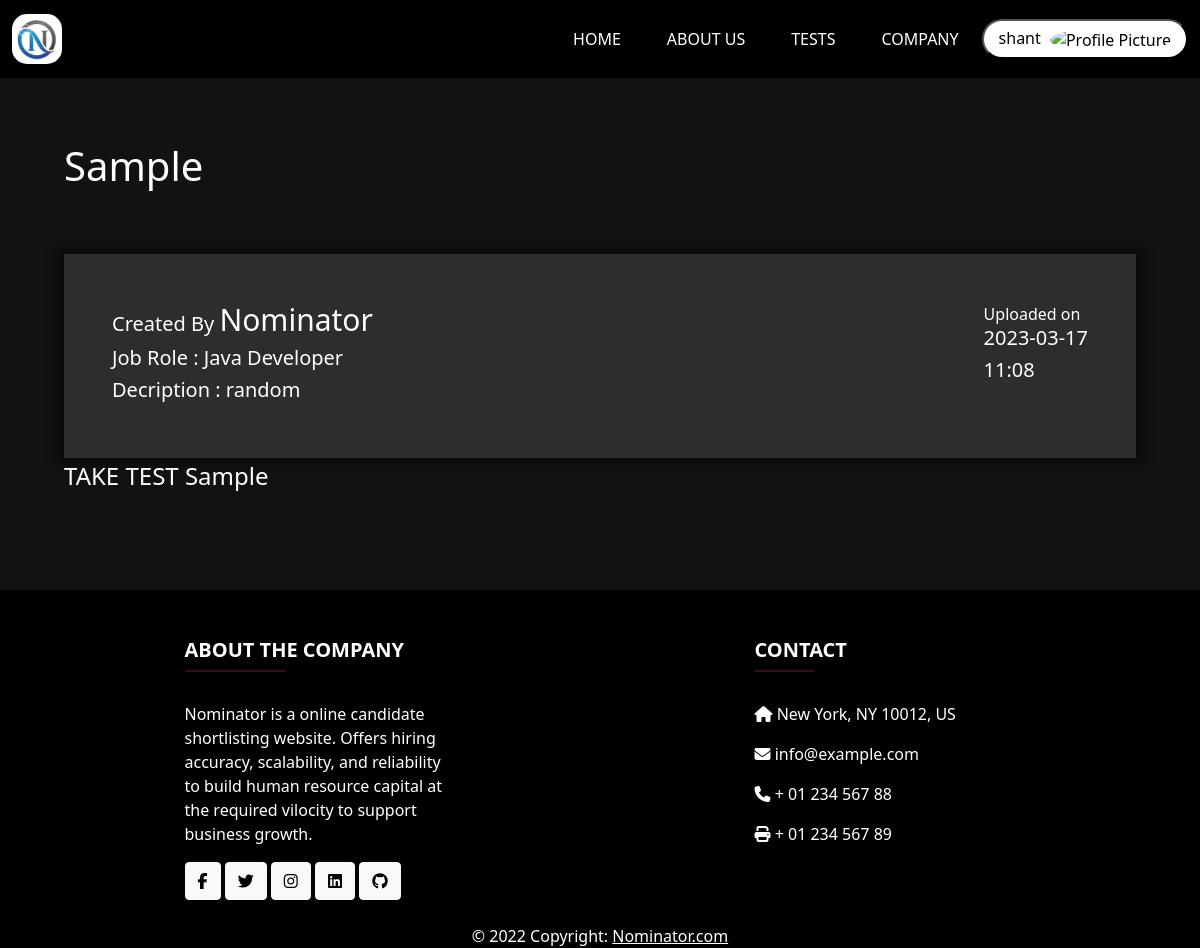
The page /test/4 (signed in) on the database its author committed.
### models.py (models this page shows, shortened)
class Candidate(db.Model, UserMixin):
    username = db.Column(db.String(100), primary_key=True)
    email = db.Column(db.String(100), unique=True, nullable=False)
    password = db.Column(db.String(100), unique=True, nullable=False)
    firstname = db.Column(db.String(100), nullable=False)
    lastname = db.Column(db.String(100))
    linkedin = db.Column(db.String(100))
    github = db.Column(db.String(100))
    resume = db.Column(db.String(200), default=False)
    gender = db.Column(db.Enum(CandidateGender))
    about_me = db.Column(db.String(500), nullable = True)
    profile_pic = db.Column(db.String(200) , nullable = True , default = 'default_pic.jpg')
    skills = db.relationship('Skill', secondary="candidate_skills", backref='candidate', lazy=True)

class TechnicalTest(db.Model):
    id = db.Column(db.Integer, primary_key=True)
    name = db.Column(db.String(255), nullable=False)
    description = db.Column(db.Text, nullable=True)
    owner_company = db.Column(db.String(100), db.ForeignKey("company.username"))
    duration = db.Column(db.Integer, nullable=False)
    created_at = db.Column(db.DateTime, nullable=False, default=datetime.utcnow)
    job_role = db.Column(db.String(255), nullable=False)
    is_public = db.Column(db.Boolean, nullable=False)
    questions = db.relationship('TechnicalQuestion', secondary="question_test", backref='technical_test')

### views.py (the view)
@app.route('/test/<int:id>' , methods=['GET', 'POST'])
@login_required
def test_detail(id):
    test = TechnicalTest.query.filter_by(id=id).first()
    if request.method=="POST":
        return redirect(url_for('personality-test'))
    return render_template('test_detail.html', test=test)

### app.py (called while the page is built)
@login_manager.user_loader
def load_user(username):
    user = Company.query.filter_by(username=username).first()
    if not user:
        user = Candidate.query.filter_by(username=username).first()
    return user

### templates/test_detail.html (shortened to what this page needs)
{% extends 'base.html' %}
{% block css %}
    <link rel="stylesheet" href="{{ url_for('static', filename='css/test_detail.css') }}">
{% endblock %}
{% block body %}
<div class="test_detail-body">
    <div class="test-detail-main-container">
        <div class="test-detail-head-left">
            <div class="test-detail-head">
                <h1>{{test.name}}</h1>
            </div>
            <div class="test-detail-container">
                <div class="test-detail-container-left">
                    <span>
                        <h5>Created By <a class="company-name" href="/company-detail/{{test.owner_company}}">{{ test.owner_company }}</a> </h5>
                    </span>
                    <h5>Job Role : {{test.job_role}}</h5>
                    <h5>Decription : {{test.description}}</h5>
                </div>
                <div class="test-detail-container-right">
                    <span>
                        Uploaded on
                    </span>
                    <h5>{{test.created_at.strftime('%Y-%m-%d')}}</h5>
                    <h5>{{test.created_at.strftime('%H:%M')}}</h5>
                </div>
            </div>
            <a class="company-name" href="/take-test/{{test.id}}">TAKE TEST {{test.name}}</a>
        </div>
    </div>
</div>
{% endblock %}

### templates/navbar.html (shortened to what this page needs)
{% block css %}
    <link rel="stylesheet" href="{{url_for('static', filename='css/navbar.css')}}">
{% endblock %}
<nav class="navbar sticky-top navbar-expand-md navbar-light bg-dark">
    <div class="container-fluid">
        <a href="/" class="navbar-brand">
            <img id="logo" src="{{url_for('static', filename='img/logo.png')}}" width="50" height="50" alt="CoolBrand">
        </a>
        <div class="collapse navbar-collapse" id="navbarCollapse">
            <div class="navbar-nav ms-auto">
                <a href="/" id="clickid1" class="nav-item nav-link">Home</a>
                <a href="/about" id="clickid2" class="nav-item nav-link">About Us</a>
                <a href="/tests" id="clickid3" class="nav-item nav-link">Tests</a>
                <a href="/company" id="clickid4" class="nav-item nav-link">Company</a>
                {% if current_user.is_authenticated %}
                {% if user_class == 'company' %}
                <div class="profile-div">
                    <button class="btn-profile nav-item" onclick="showDropdown()">
                        {{current_user.company_name}}<img src="/uploads/ProfilePic/{{ company_logo }}" class="pro-pic" alt="Profile Picture" >
                    </button>
                    <div class="dropdown-profile">
                        <a class="dropdown-content" href="{{url_for('Company_profile' , username = current_user.username) }}">Profile</a>
                        <a class="dropdown-content" href="{{ url_for('auth.logout') }}">Logout</a>
                    </div>
                </div>
                {% elif user_class == 'candidate' %}
                <div class="profile-div">
                    <button class="btn-profile nav-item" onclick="showDropdown()">
                        {{current_user.username}}
                        {% if profile_pic %}
                        <img src="/uploads/ProfilePic/{{ profile_pic }}" class="pro-pic" alt="Profile Picture" >
                        {% else %}
                        <img src="/static/img/default_user.png" class="pro-pic" alt="Profile Picture" >
                        {% endif %}
                    </button>
                </div>
                {% endif %}
                {% endif %}
            </div>
        </div>
    </div>
</nav>

### static/css/test_detail.css (style rules this page uses)
.test-detail-main-container { padding: 4em; }
.test-detail-head { margin-bottom: 4em; }
.test-detail-head-left { margin-bottom: 2em; }
.test-detail-container { padding: 3em; box-shadow: 0 0 10px 5px #090909; background-color: #2e2c2c; display: flex; }
.test-detail-container-left { flex: 1; }
.company-name { font-size: 1.5em; color: white; position: relative; text-decoration: none; }
.company-name:after { content: ''; position: absolute; width: 100%; transform: scaleX(0); height: 2px; bottom: 0; left: 0; background-color: white; transform-origin: bottom right; transition: transform 0.25s ease-out; }

### static/css/navbar.css (style rules this page uses)
body { background-color: #121212; color: white; }
#logo { border-radius: 15px; }
.navbar { background-color: black !important; }
.nav-link { color: white !important; text-transform: uppercase; margin: 0 15px; display: inline-block; position: relative; }
.nav-link:after { content: ''; position: absolute; width: 100%; transform: scaleX(0); height: 3px; bottom: 0; left: 0; background-color: #d63384; transform-origin: bottom right; transition: transform 0.50s ease-out; }
.navbar-nav { align-items: center; margin: 1% 0; }
.pro-pic { width: 28px; height: 28px; margin-left: 5px; border-radius: 50%; }
.btn-profile { border-radius: 40px; background-color: white ; color: black; padding: 5px 15px; }

### rows shown on the page
Candidate: username "shant"
TechnicalTest: name "Sample", owner_company "Nominator", job_role "Java Developer", description "random", created_at "2023-03-17", created_at "11:08"
